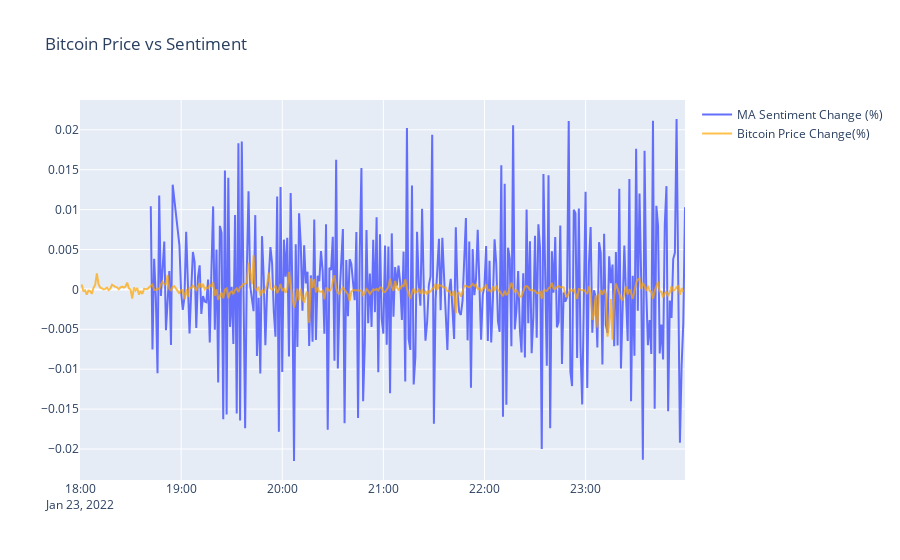

Write notebook code for a chart like this one.
### Code cell
fig.add_trace(go.Scatter(x=eth.index, 
                         y=eth['percent_change_daily_close'], 
                         opacity=0.7, 
                         line=dict(color='orange', width=2), 
                         name='Bitcoin Price Change(%)'))

### Figure 1 — Plotly figure (JSON) as saved in the notebook; plotly's stock layout.template omitted (floating-point values rounded to 4 significant figures; data arrays with more than 128 entries replaced by an {"elided": "..."} marker saying what was removed)
{"data": [{"name": "MA Sentiment Change (%)", "type": "scatter", "x": {"elided": "313 str values"}, "y": {"elided": "313 float values"}}, {"line": {"color": "orange", "width": 2}, "name": "Bitcoin Price Change(%)", "opacity": 0.7, "type": "scatter", "x": {"elided": "356 str values"}, "y": {"elided": "356 float values"}}], "layout": {"title": {"text": "Bitcoin Price vs Sentiment"}}}
